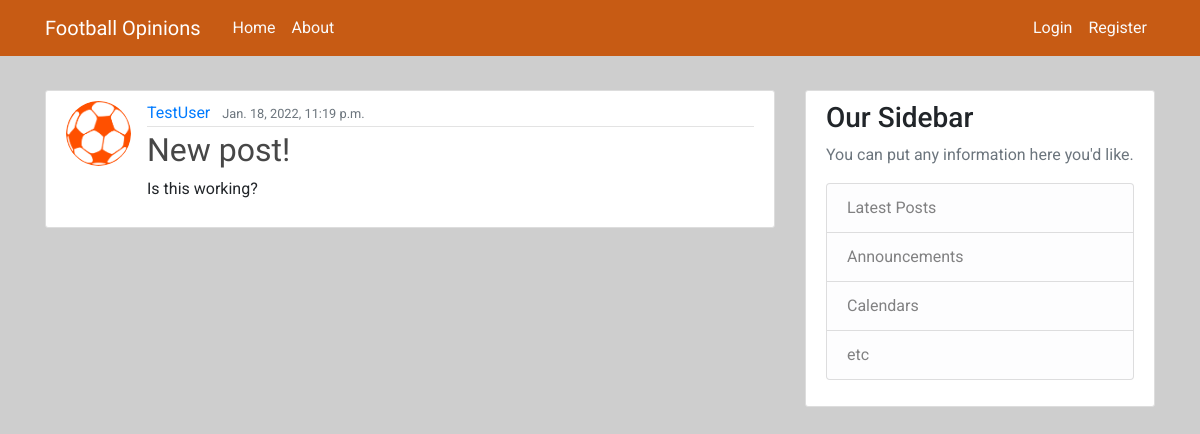
Page /post/6/ on the committed database.
### forum/models.py (models this page shows, shortened)
class Post(models.Model):
    title = models.CharField(max_length=100)
    content = models.TextField()
    date_posted = models.DateTimeField(default=timezone.now)
    author = models.ForeignKey(User, on_delete=models.CASCADE)

### users/models.py (models this page shows, shortened)
class Profile(models.Model):
    user = models.OneToOneField(User, on_delete=models.CASCADE)
    image = models.ImageField(default='default.jpg', upload_to='profile_pics')

### forum/views.py (the view)
# urls.py: path('post/<int:pk>/', PostDetailView.as_view(), name='post-detail'),
class PostDetailView(DetailView):
    model = Post

### forum/templates/forum/post_detail.html (shortened to what this page needs)
{% extends "forum/base.html" %}
{% block content %}
<article class="media content-section">
    <img class="rounded-circle article-img" src="{{ object.author.profile.image.url }}">
    <div class="media-body">
        <div class="article-metadata">
            <a class="mr-2" href="#">{{ object.author }}</a>
            <small class="text-muted">{{ object.date_posted }}</small>
        </div>
        <h2 class="article-title">{{ object.title }}</h2>
        <p class="article-content">{{ object.content }}</p>
    </div>
</article>
{% endblock content %}

### forum/static/forum/style.css (style rules this page uses)
html body { background-color: #cecece; margin-top: 5rem; font-family: "Roboto", sans-serif; }
h1, h2, h3, h4, h5, h6 { color: #fafafa; }
.content-section { background: #ffffff; padding: 10px 20px; border: 1px solid #dddddd; border-radius: 3px; margin-bottom: 20px; }
.article-title { color: rgb(71, 71, 71); font-family: "Exo", sans-serif; }
.article-content { white-space: pre-line; }
.article-img { height: 65px; width: 65px; margin-right: 16px; }
.article-metadata { padding-bottom: 1px; margin-bottom: 4px; border-bottom: 1px solid #e3e3e3 }

### rows in the picture
Post: author.profile.image (placeholder picture), author "TestUser", date_posted "Jan. 18, 2022, 11:19 p.m.", title "New post!", content "Is this working?"
